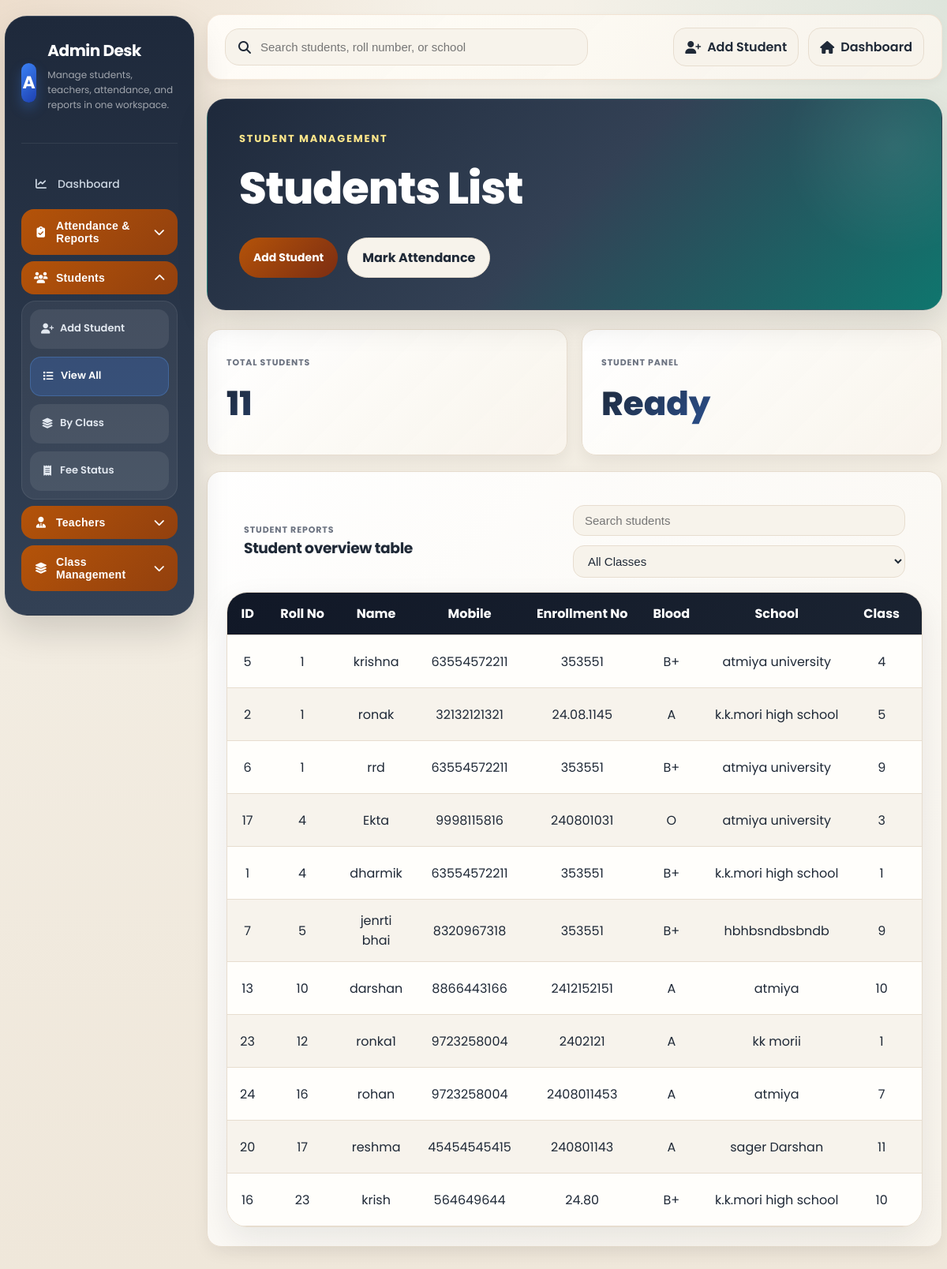
The app's page /list (signed in) with its own data.
### tables this page shows
CREATE TABLE users(
        id INTEGER PRIMARY KEY AUTOINCREMENT,
        rollno INTEGER,
        username TEXT UNIQUE,
        password TEXT,
        gender TEXT,
        mobile TEXT,
        address TEXT,
        photo TEXT,
        enroll TEXT,
        blood TEXT,
        school TEXT,
        birthdate TEXT
    , role TEXT DEFAULT 'student', class TEXT);

### app.py (the view)
@app.route("/list")
def list_users():
    if "user" not in session:
        return redirect("/")
    if session.get("role") != "admin":
        return redirect("/admin_login")
    with db() as con:
        users=con.execute("""
            SELECT * FROM users
            WHERE role='student'
            ORDER BY rollno, username
        """).fetchall()
    return render_template("admin/list.html",users=users)

### app.py (called while the page is built)
def db():
    con = sqlite3.connect(app.config["DATABASE_PATH"])
    con.row_factory = sqlite3.Row
    return con

### templates/admin/list.html (shortened to what this page needs)
<!DOCTYPE html>
<html lang="en">
<head>
    <link rel="stylesheet" href="https://cdnjs.cloudflare.com/ajax/libs/font-awesome/6.5.2/css/all.min.css">
    <link rel="stylesheet" href="{{ url_for('static', filename='style.css') }}">
</head>
<body>
    <div class="app-layout">
        {% include "admin/_sidebar.html" %}
        <main class="app-main">
            <div class="dashboard-topbar">
                <div class="dashboard-search">
                    <i class="fa-solid fa-magnifying-glass"></i>
                    <input id="student-list-search" type="text" placeholder="Search students, roll number, or school" autocomplete="off">
                </div>
                <div class="topbar-actions">
                    <a href="{{ url_for('signup') }}" class="topbar-chip"><i class="fa-solid fa-user-plus"></i> Add Student</a>
                    <a href="{{ url_for('admin') }}" class="topbar-chip"><i class="fa-solid fa-house"></i> Dashboard</a>
                </div>
            </div>
            <section class="dashboard-hero">
                <div class="section-title" style="color:#fde68a;">Student Management</div>
                <h1 style="margin:0;">Students List</h1>
                <div class="action-row">
                    <a href="{{ url_for('signup') }}" class="primary-link">Add Student</a>
                    <a href="/attendance" class="secondary-link">Mark Attendance</a>
                </div>
            </section>
            <section class="dashboard-stat-grid">
                <article class="dashboard-stat-card">
                    <div class="label">Total Students</div>
                    <div class="value">{{ users|length }}</div>
                </article>
                <article class="dashboard-stat-card">
                    <div class="label">Student Panel</div>
                    <div class="value">Ready</div>
                </article>
            </section>
            <section class="dashboard-mini-card" style="margin-top:20px;">
                <div class="table-toolbar">
                    <div>
                        <div class="label">Student Reports</div>
                        <h3>Student overview table</h3>
                    </div>
                    <div class="toolbar-inline">
                        <input id="student-search" class="mini-input" type="text" placeholder="Search students">
                        <select id="class-filter" class="mini-input" style="appearance: auto;">
                            <option value="">All Classes</option>
                        </select>
                    </div>
                </div>
                <div class="table-shell table-shell--scroll" style="margin-top:18px;">
                    <table>
                        <thead>
                            <tr>
                                <th>ID</th>
                                <th>Roll No</th>
                                <th>Name</th>
                                <th>Mobile</th>
                                <th>Enrollment No</th>
                                <th>Blood</th>
                                <th>School</th>
                                <th>Class</th>
                                <th>Attendance</th>
                            </tr>
                        </thead>
                        <tbody id="student-table-body">
                            {% for u in users %}
                            <tr data-student-row data-class="{{ u.class or '' }}" data-search-text="{{ ((u.username or '') ~ ' ' ~ (u.rollno or '') ~ ' ' ~ (u.school or '') ~ ' ' ~ (u.enroll or '') ~ ' ' ~ (u.class or ''))|lower }}">
                                <td>{{ u.id }}</td>
                                <td>{{ u.rollno }}</td>
                                <td>{{ u.username }}</td>
                                <td>{{ u.mobile or '-' }}</td>
                                <td>{{ u.enroll or '-' }}</td>
                                <td>{{ u.blood or '-' }}</td>
                                <td>{{ u.school or '-' }}</td>
                                <td>{{ u.class or '-' }}</td>
                                <td><a href="/attendance" class="btn-edit">Mark</a></td>
                            </tr>
                            {% else %}
                            <tr>
                                <td colspan="12" class="empty-copy">No students added yet.</td>
                            </tr>
                            {% endfor %}
                        </tbody>
                    </table>
                </div>
            </section>
        </main>
    </div>
</body>
</html>

### records on screen
users: id "5", rollno "1", username "krishna", mobile "63554572211", enroll "353551", blood "B+", school "atmiya university", class "4"
users: id "2", rollno "1", username "ronak", mobile "32132121321", enroll "24.08.1145", blood "A", school "k.k.mori high school", class "5"
users: id "6", rollno "1", username "rrd", mobile "63554572211", enroll "353551", blood "B+", school "atmiya university", class "9"
users: id "17", rollno "4", username "Ekta", mobile "9998115816", enroll "240801031", blood "O", school "atmiya university", class "3"
users: id "1", rollno "4", username "dharmik", mobile "63554572211", enroll "353551", blood "B+", school "k.k.mori high school", class "1"
users: id "7", rollno "5", username "jenrti bhai", mobile "8320967318", enroll "353551", blood "B+", school "hbhbsndbsbndb", class "9"
users: id "13", rollno "10", username "darshan", mobile "8866443166", enroll "2412152151", blood "A", school "atmiya", class "10"
users: id "23", rollno "12", username "ronka1", mobile "9723258004", enroll "2402121", blood "A", school "kk morii", class "1"
users: id "24", rollno "16", username "rohan", mobile "9723258004", enroll "2408011453", blood "A", school "atmiya", class "7"
users: id "20", rollno "17", username "reshma", mobile "45454545415", enroll "240801143", blood "A", school "sager Darshan", class "11"
users: id "16", rollno "23", username "krish", mobile "564649644", enroll "24.80", blood "B+", school "k.k.mori high school", class "10"

### other values on screen
{{ users|length }} "11"
